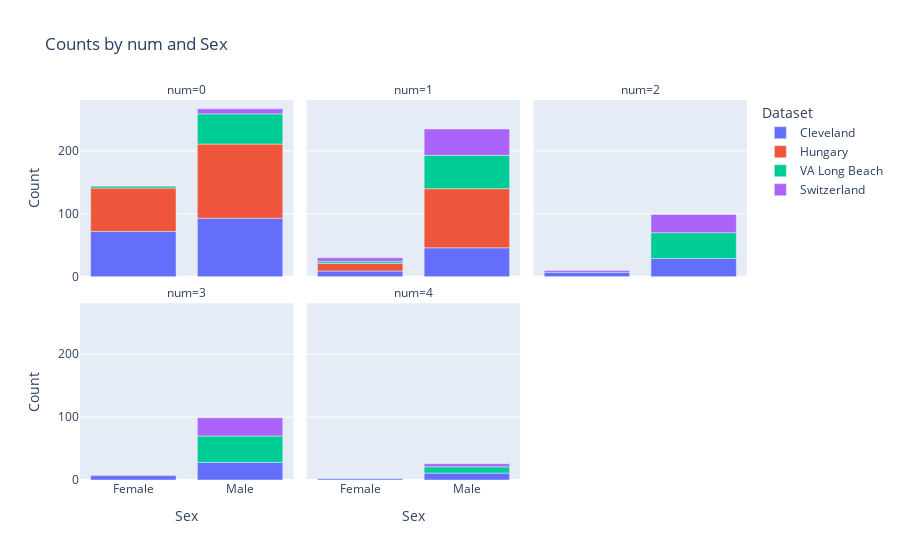

Notebook code for this chart:
### Code cell
import plotly.express as px
import pandas as pd

# Assuming df is your DataFrame
grouped_counts = heart.groupby(['num', 'sex', 'dataset']).size().reset_index(name='count')

fig = px.bar(grouped_counts, x='sex', y='count', color='dataset',
             facet_col='num', facet_col_wrap=3,
             labels={'sex': 'Sex', 'count': 'Count', 'dataset': 'Dataset'},
             title='Counts by num and Sex')

fig.show()

### Figure 1 — Plotly figure (JSON) as saved in the notebook; plotly's stock layout.template omitted (floating-point values rounded to 4 significant figures)
{"data": [{"alignmentgroup": "True", "hovertemplate": "Dataset=Cleveland<br>num=0<br>Sex=%{x}<br>Count=%{y}<extra></extra>", "legendgroup": "Cleveland", "marker": {"color": "#636efa", "pattern": {"shape": ""}}, "name": "Cleveland", "offsetgroup": "Cleveland", "orientation": "v", "showlegend": true, "textposition": "auto", "type": "bar", "x": ["Female", "Male"], "xaxis": "x4", "y": [72, 93], "yaxis": "y4"}, {"alignmentgroup": "True", "hovertemplate": "Dataset=Cleveland<br>num=1<br>Sex=%{x}<br>Count=%{y}<extra></extra>", "legendgroup": "Cleveland", "marker": {"color": "#636efa", "pattern": {"shape": ""}}, "name": "Cleveland", "offsetgroup": "Cleveland", "orientation": "v", "showlegend": false, "textposition": "auto", "type": "bar", "x": ["Female", "Male"], "xaxis": "x5", "y": [9, 46], "yaxis": "y5"}, {"alignmentgroup": "True", "hovertemplate": "Dataset=Cleveland<br>num=2<br>Sex=%{x}<br>Count=%{y}<extra></extra>", "legendgroup": "Cleveland", "marker": {"color": "#636efa", "pattern": {"shape": ""}}, "name": "Cleveland", "offsetgroup": "Cleveland", "orientation": "v", "showlegend": false, "textposition": "auto", "type": "bar", "x": ["Female", "Male"], "xaxis": "x6", "y": [7, 29], "yaxis": "y6"}, {"alignmentgroup": "True", "hovertemplate": "Dataset=Cleveland<br>num=3<br>Sex=%{x}<br>Count=%{y}<extra></extra>", "legendgroup": "Cleveland", "marker": {"color": "#636efa", "pattern": {"shape": ""}}, "name": "Cleveland", "offsetgroup": "Cleveland", "orientation": "v", "showlegend": false, "textposition": "auto", "type": "bar", "x": ["Female", "Male"], "xaxis": "x", "y": [7, 28], "yaxis": "y"}, {"alignmentgroup": "True", "hovertemplate": "Dataset=Cleveland<br>num=4<br>Sex=%{x}<br>Count=%{y}<extra></extra>", "legendgroup": "Cleveland", "marker": {"color": "#636efa", "pattern": {"shape": ""}}, "name": "Cleveland", "offsetgroup": "Cleveland", "orientation": "v", "showlegend": false, "textposition": "auto", "type": "bar", "x": ["Female", "Male"], "xaxis": "x2", "y": [2, 11], "yaxis": "y2"}, {"alignmentgroup": "True", "hovertemplate": "Dataset=Hungary<br>num=0<br>Sex=%{x}<br>Count=%{y}<extra></extra>", "legendgroup": "Hungary", "marker": {"color": "#EF553B", "pattern": {"shape": ""}}, "name": "Hungary", "offsetgroup": "Hungary", "orientation": "v", "showlegend": true, "textposition": "auto", "type": "bar", "x": ["Female", "Male"], "xaxis": "x4", "y": [69, 118], "yaxis": "y4"}, {"alignmentgroup": "True", "hovertemplate": "Dataset=Hungary<br>num=1<br>Sex=%{x}<br>Count=%{y}<extra></extra>", "legendgroup": "Hungary", "marker": {"color": "#EF553B", "pattern": {"shape": ""}}, "name": "Hungary", "offsetgroup": "Hungary", "orientation": "v", "showlegend": false, "textposition": "auto", "type": "bar", "x": ["Female", "Male"], "xaxis": "x5", "y": [12, 94], "yaxis": "y5"}, {"alignmentgroup": "True", "hovertemplate": "Dataset=VA Long Beach<br>num=0<br>Sex=%{x}<br>Count=%{y}<extra></extra>", "legendgroup": "VA Long Beach", "marker": {"color": "#00cc96", "pattern": {"shape": ""}}, "name": "VA Long Beach", "offsetgroup": "VA Long Beach", "orientation": "v", "showlegend": true, "textposition": "auto", "type": "bar", "x": ["Female", "Male"], "xaxis": "x4", "y": [3, 48], "yaxis": "y4"}, {"alignmentgroup": "True", "hovertemplate": "Dataset=VA Long Beach<br>num=1<br>Sex=%{x}<br>Count=%{y}<extra></extra>", "legendgroup": "VA Long Beach", "marker": {"color": "#00cc96", "pattern": {"shape": ""}}, "name": "VA Long Beach", "offsetgroup": "VA Long Beach", "orientation": "v", "showlegend": false, "textposition": "auto", "type": "bar", "x": ["Female", "Male"], "xaxis": "x5", "y": [3, 53], "yaxis": "y5"}, {"alignmentgroup": "True", "hovertemplate": "Dataset=VA Long Beach<br>num=2<br>Sex=%{x}<br>Count=%{y}<extra></extra>", "legendgroup": "VA Long Beach", "marker": {"color": "#00cc96", "pattern": {"shape": ""}}, "name": "VA Long Beach", "offsetgroup": "VA Long Beach", "orientation": "v", "showlegend": false, "textposition": "auto", "type": "bar", "x": ["Male"], "xaxis": "x6", "y": [41], "yaxis": "y6"}, {"alignmentgroup": "True", "hovertemplate": "Dataset=VA Long Beach<br>num=3<br>Sex=%{x}<br>Count=%{y}<extra></extra>", "legendgroup": "VA Long Beach", "marker": {"color": "#00cc96", "pattern": {"shape": ""}}, "name": "VA Long Beach", "offsetgroup": "VA Long Beach", "orientation": "v", "showlegend": false, "textposition": "auto", "type": "bar", "x": ["Male"], "xaxis": "x", "y": [42], "yaxis": "y"}, {"alignmentgroup": "True", "hovertemplate": "Dataset=VA Long Beach<br>num=4<br>Sex=%{x}<br>Count=%{y}<extra></extra>", "legendgroup": "VA Long Beach", "marker": {"color": "#00cc96", "pattern": {"shape": ""}}, "name": "VA Long Beach", "offsetgroup": "VA Long Beach", "orientation": "v", "showlegend": false, "textposition": "auto", "type": "bar", "x": ["Male"], "xaxis": "x2", "y": [10], "yaxis": "y2"}, {"alignmentgroup": "True", "hovertemplate": "Dataset=Switzerland<br>num=0<br>Sex=%{x}<br>Count=%{y}<extra></extra>", "legendgroup": "Switzerland", "marker": {"color": "#ab63fa", "pattern": {"shape": ""}}, "name": "Switzerland", "offsetgroup": "Switzerland", "orientation": "v", "showlegend": true, "textposition": "auto", "type": "bar", "x": ["Male"], "xaxis": "x4", "y": [8], "yaxis": "y4"}, {"alignmentgroup": "True", "hovertemplate": "Dataset=Switzerland<br>num=1<br>Sex=%{x}<br>Count=%{y}<extra></extra>", "legendgroup": "Switzerland", "marker": {"color": "#ab63fa", "pattern": {"shape": ""}}, "name": "Switzerland", "offsetgroup": "Switzerland", "orientation": "v", "showlegend": false, "textposition": "auto", "type": "bar", "x": ["Female", "Male"], "xaxis": "x5", "y": [6, 42], "yaxis": "y5"}, {"alignmentgroup": "True", "hovertemplate": "Dataset=Switzerland<br>num=2<br>Sex=%{x}<br>Count=%{y}<extra></extra>", "legendgroup": "Switzerland", "marker": {"color": "#ab63fa", "pattern": {"shape": ""}}, "name": "Switzerland", "offsetgroup": "Switzerland", "orientation": "v", "showlegend": false, "textposition": "auto", "type": "bar", "x": ["Female", "Male"], "xaxis": "x6", "y": [3, 29], "yaxis": "y6"}, {"alignmentgroup": "True", "hovertemplate": "Dataset=Switzerland<br>num=3<br>Sex=%{x}<br>Count=%{y}<extra></extra>", "legendgroup": "Switzerland", "marker": {"color": "#ab63fa", "pattern": {"shape": ""}}, "name": "Switzerland", "offsetgroup": "Switzerland", "orientation": "v", "showlegend": false, "textposition": "auto", "type": "bar", "x": ["Female", "Male"], "xaxis": "x", "y": [1, 29], "yaxis": "y"}, {"alignmentgroup": "True", "hovertemplate": "Dataset=Switzerland<br>num=4<br>Sex=%{x}<br>Count=%{y}<extra></extra>", "legendgroup": "Switzerland", "marker": {"color": "#ab63fa", "pattern": {"shape": ""}}, "name": "Switzerland", "offsetgroup": "Switzerland", "orientation": "v", "showlegend": false, "textposition": "auto", "type": "bar", "x": ["Male"], "xaxis": "x2", "y": [5], "yaxis": "y2"}], "layout": {"annotations": [{"font": {}, "showarrow": false, "text": "num=3", "x": 0.16, "xanchor": "center", "xref": "paper", "y": 0.465, "yanchor": "bottom", "yref": "paper"}, {"font": {}, "showarrow": false, "text": "num=4", "x": 0.5, "xanchor": "center", "xref": "paper", "y": 0.465, "yanchor": "bottom", "yref": "paper"}, {"font": {}, "showarrow": false, "text": "num=0", "x": 0.16, "xanchor": "center", "xref": "paper", "y": 1.0, "yanchor": "bottom", "yref": "paper"}, {"font": {}, "showarrow": false, "text": "num=1", "x": 0.5, "xanchor": "center", "xref": "paper", "y": 1.0, "yanchor": "bottom", "yref": "paper"}, {"font": {}, "showarrow": false, "text": "num=2", "x": 0.84, "xanchor": "center", "xref": "paper", "y": 1.0, "yanchor": "bottom", "yref": "paper"}], "barmode": "relative", "legend": {"title": {"text": "Dataset"}, "tracegroupgap": 0}, "title": {"text": "Counts by num and Sex"}, "xaxis": {"anchor": "y", "domain": [0, 0.32], "title": {"text": "Sex"}}, "xaxis2": {"anchor": "y2", "domain": [0.34, 0.66], "matches": "x", "title": {"text": "Sex"}}, "xaxis3": {"anchor": "y3", "domain": [0.68, 1.0], "matches": "x", "title": {"text": "Sex"}}, "xaxis4": {"anchor": "y4", "domain": [0, 0.32], "matches": "x", "showticklabels": false}, "xaxis5": {"anchor": "y5", "domain": [0.34, 0.66], "matches": "x", "showticklabels": false}, "xaxis6": {"anchor": "y6", "domain": [0.68, 1.0], "matches": "x", "showticklabels": false}, "yaxis": {"anchor": "x", "domain": [0, 0.465], "title": {"text": "Count"}}, "yaxis2": {"anchor": "x2", "domain": [0, 0.465], "matches": "y", "showticklabels": false}, "yaxis3": {"anchor": "x3", "domain": [0, 0.465], "matches": "y", "showticklabels": false}, "yaxis4": {"anchor": "x4", "domain": [0.535, 1.0], "matches": "y", "title": {"text": "Count"}}, "yaxis5": {"anchor": "x5", "domain": [0.535, 1.0], "matches": "y", "showticklabels": false}, "yaxis6": {"anchor": "x6", "domain": [0.535, 1.0], "matches": "y", "showticklabels": false}}}
